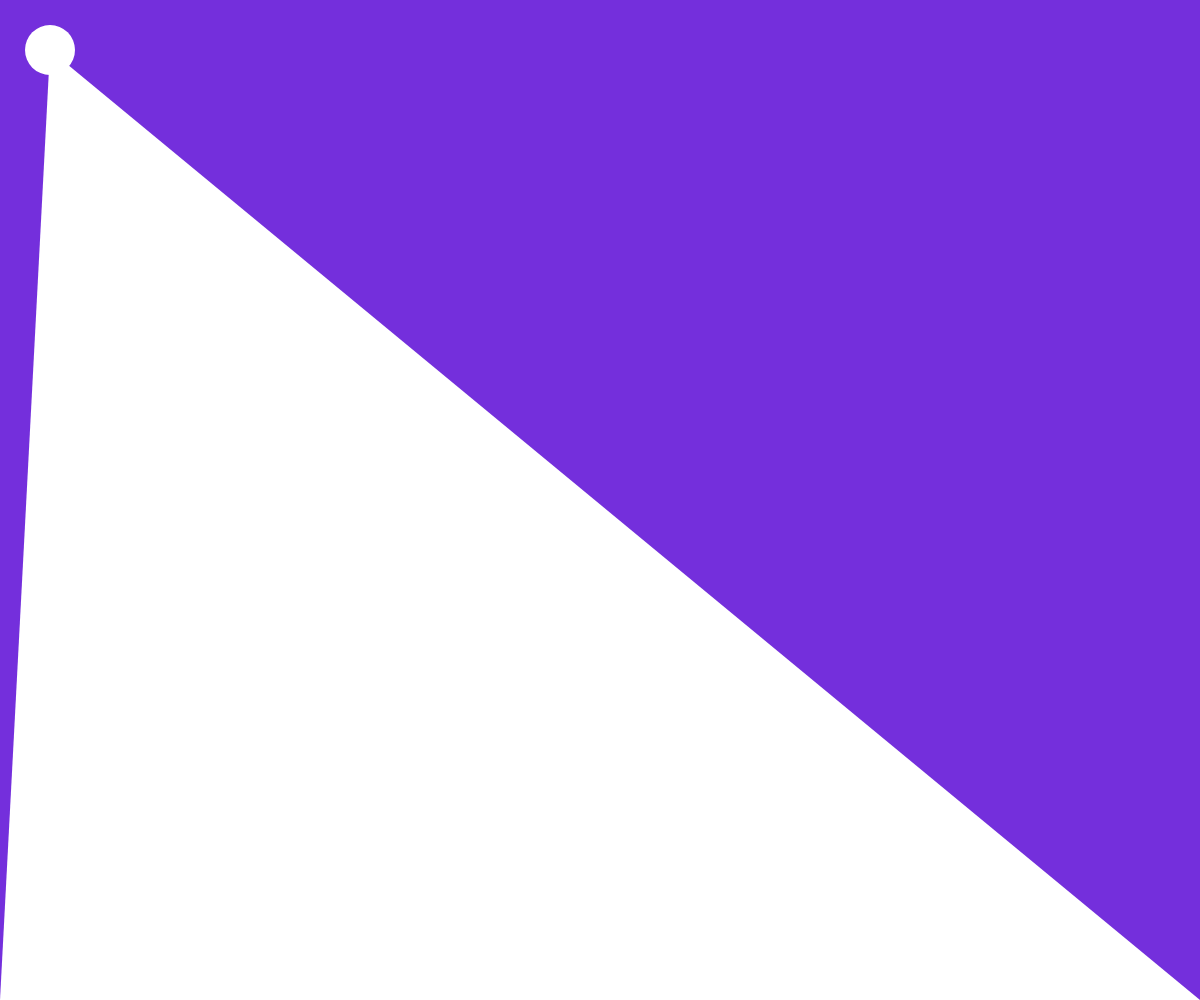
Frame 1 (no input)
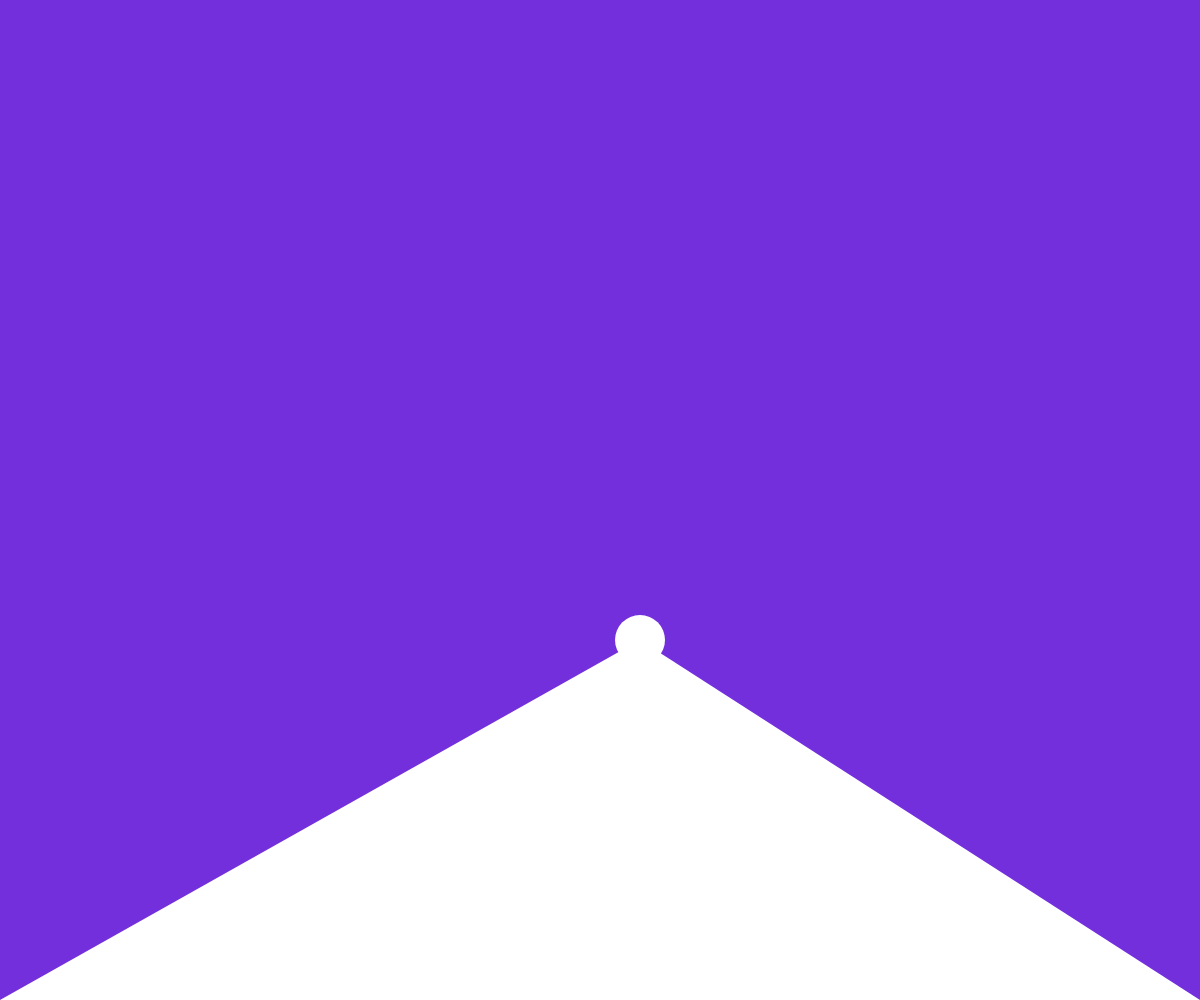
Frame 60 (no input)
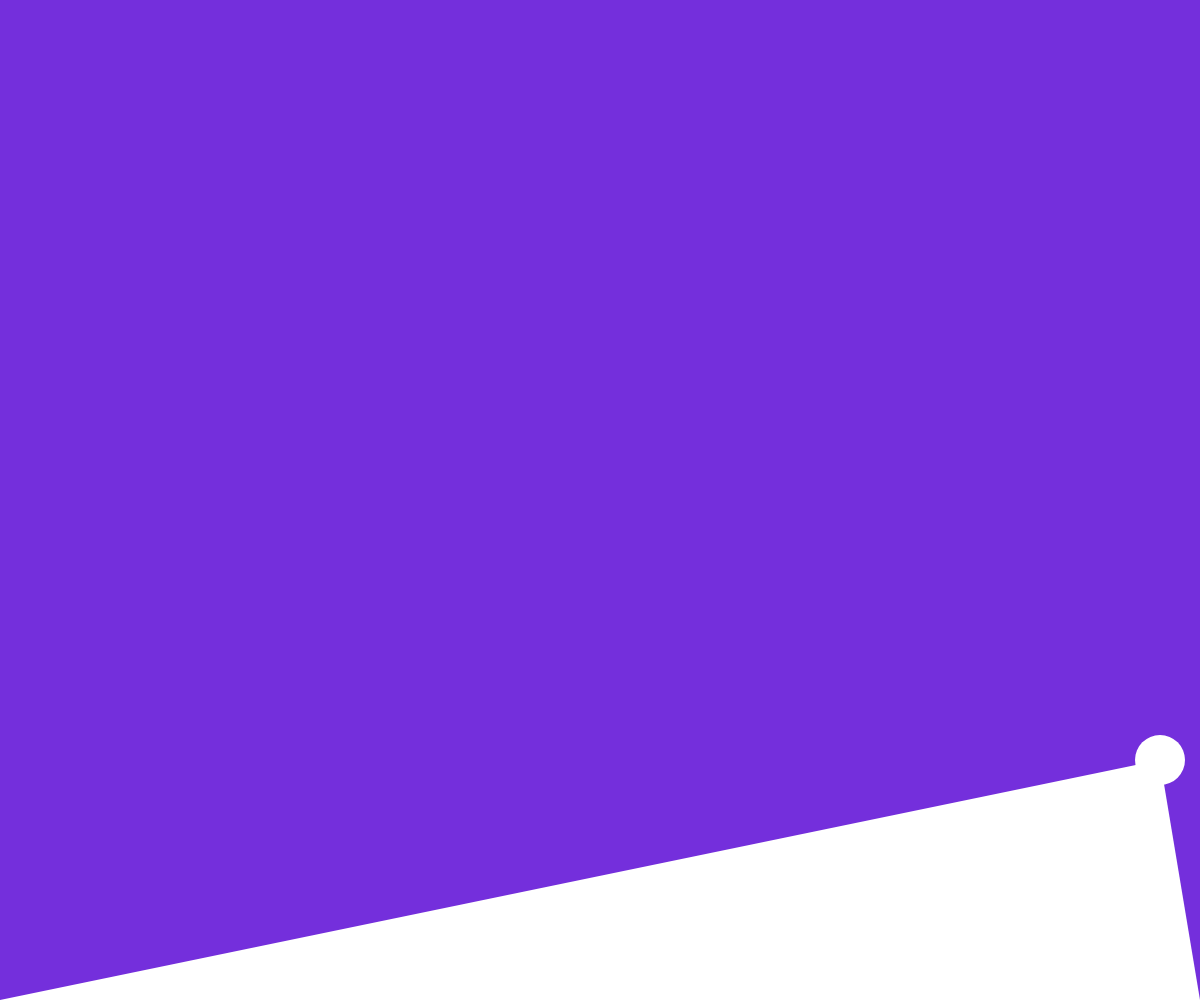
Frame 120 (the mouse pressed at the canvas centre since frame 60)

The p5.js sketch that drew these frames (run headless with seeded random() and noise() and a simulated clock; from frame 60 on, the mouse is pressed at the canvas centre):

// p5.js sketch
// ── sketch.js
// 1 vertex
var xpos = 50;
var ypos = 50;
// 2 vertex
var xpos1 = 83;
var ypos1 = 95;
// 3 vertext...
var xpos2 = 42;
var ypos2 = 42;
//initial direction
var xdir = 10;
var ydir = 10;

function setup() {
  createCanvas(windowWidth, windowHeight);
}

function draw() {
  background('#742FDC')
  noStroke()
  ellipse(xpos, ypos, 50, 50);
  triangle(0, windowHeight, xpos, ypos, windowWidth, windowHeight)
  xpos = xpos + xdir;
  ypos = ypos + ydir;
  //if xpos >= right edge   or  xpos <= left edge
  if (xpos >= windowWidth || xpos <= 25) {
    xdir = xdir * -1; // BOUNCE! 
  }
  if (ypos >= windowHeight || ypos <= 25) {
    ydir = ydir * -1;
  }

}
